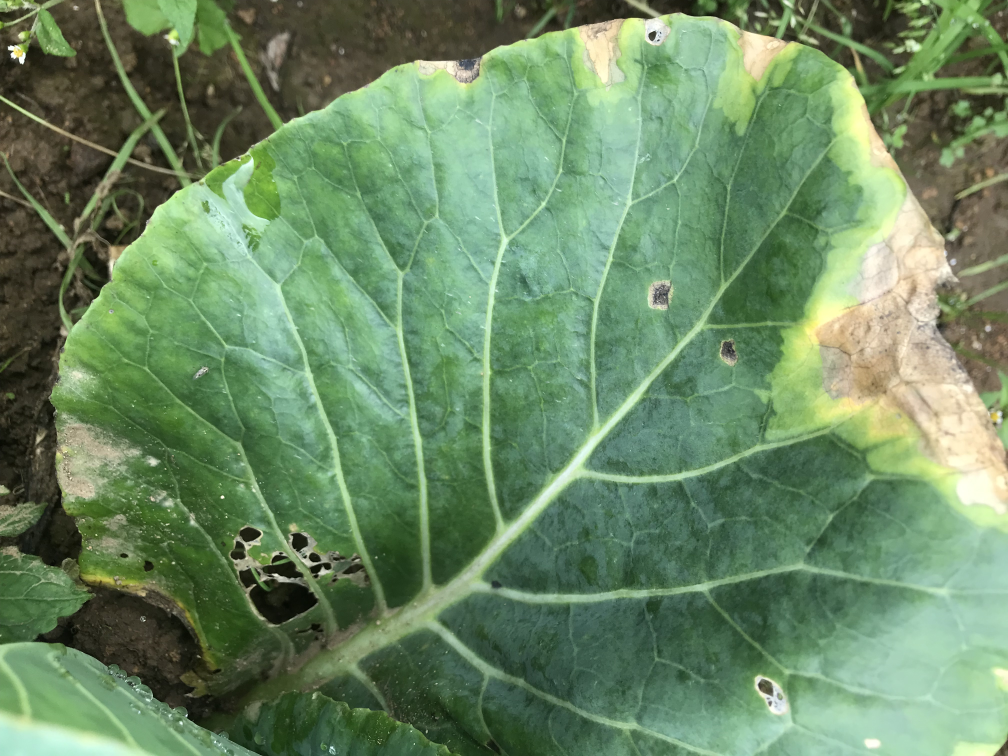
#> input picture data/original/has/IMG_3699.JPG, 4032 x 3024 px, found by its file name (shown at 1/4 size)
$ python normalizer.py
#> lines starting #> are read from the running program, lines starting #| are printed output that depends on the picture; after the words box and inside, x2 and y2 are one past the last pixel; in counts of white or black regions, pixels touching at a corner belong together
import pathlib
import tensorflow as tf
import cv2
import os
import numpy as np
from matplotlib import pyplot as plt
from skimage.filters import sobel
from skimage.color import label2rgb
from scipy import signal
from PIL import Image

#DATADIR = pathlib.Path("cabbage/data/dataset")
#LABELS = ["has", "none"]
#BATCH_SIZE = 32

img = cv2.imread('data/original/has/IMG_3699.jpg')
#> img is the input picture: shape (3024, 4032, 3); mean B, G, R 100.5, 137.5, 107.7
# img = cv2.imread("C:/Users/ACER/Downloads/sample.jpg")

#image_count = len(list(DATADIR.glob("/.jpg")))

#print(img)

dim = (500, 500)

# [13 lines left out: function noise_red, not called in this run]

def resizing(image_file):
    resized = cv2.resize(image_file, dim, interpolation=cv2.INTER_AREA)
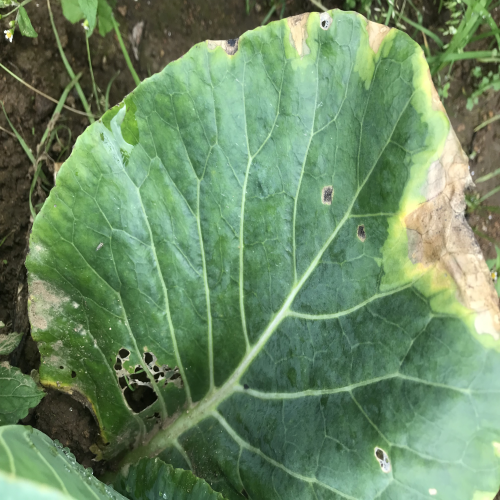
#> resized: shape (500, 500, 3); mean B, G, R 100.5, 137.5, 107.7
    #cv2.imshow("Resized image", resized)
    print("Resized Dimensions : ", resized.shape)
#| Resized Dimensions :  (500, 500, 3)

    # print(str(resized))
    #cv2.waitKey(0)
    #cv2.destroyAllWindows()

    print('resize done')

    return resized

# [17 lines of commented-out code are left out]

# [112 lines left out: functions graying, cluster, threshold, con_stretch, not called in this run]

def back_remove(image_file):

    # image_file = cv2.imread('data/original/has/IMG_3699.jpg')

    gray_img = cv2.cvtColor(image_file, cv2.COLOR_BGR2GRAY)
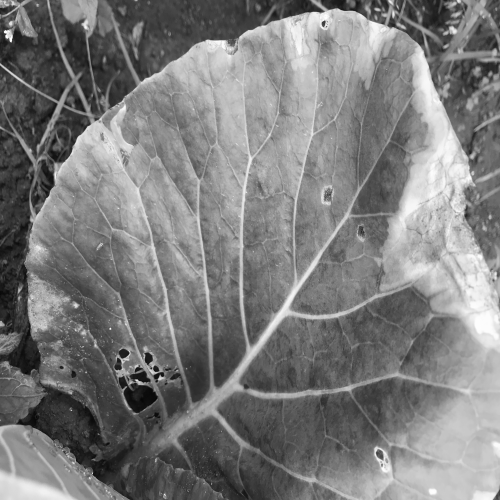
#> gray_img: shape (500, 500); min 6, max 254, mean 124.3

    _, thresh = cv2.threshold(gray_img, 127, 255, cv2.ADAPTIVE_THRESH_MEAN_C + cv2.THRESH_BINARY)
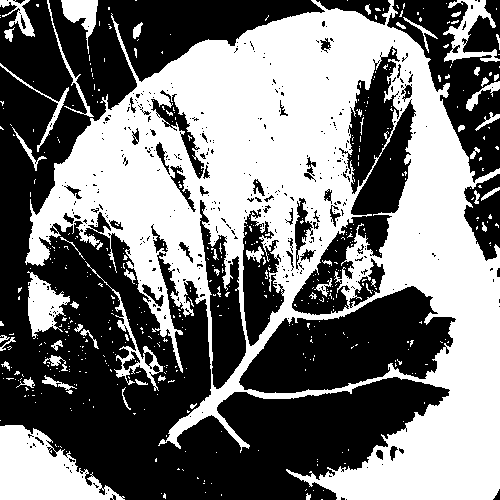
#> thresh: shape (500, 500); 46.7% white; 516 white regions (460 under 20 px)

    img_contours = cv2.findContours(thresh, cv2.RETR_TREE, cv2.CHAIN_APPROX_SIMPLE)[-2]
#> img_contours = 1117 contours, 1007 with area under 20; largest, box (x1, y1, x2, y2) and area: (25, 0, 500, 500) 137345, (238, 285, 457, 394) 14014, (291, 99, 417, 316) 7445, (0, 425, 125, 500) 5388, (199, 199, 247, 390) 4397

    img_contours = sorted(img_contours, key=cv2.contourArea)

    for i in img_contours:
        if cv2.contourArea(i) > 100:
            break
#> this loop made 1085 passes
#> i on passes 1 to 3: [[321, 499], [322, 499]], [[221, 494], [221, 495]], [[161, 493]]

    mask = np.zeros(image_file.shape[:2], np.uint8)

    cv2.drawContours(mask, [i],-1, 255, -1)
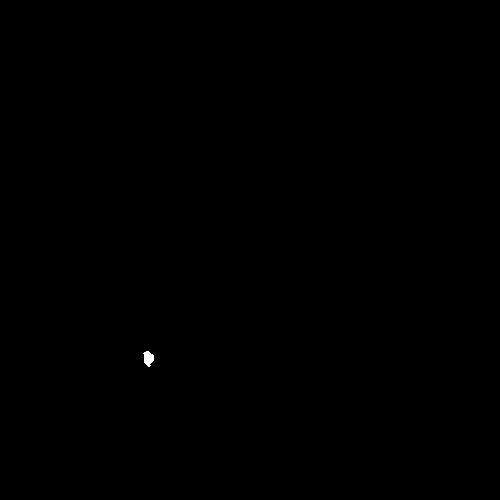
#> mask: shape (500, 500); 0.05% white; 1 white region, box (x1, y1, x2, y2) and area: (143, 351, 154, 367) 119

    new_img = cv2.bitwise_and(image_file, image_file, mask=mask)

    cv2.imshow("Original Image", image_file)

    cv2.imshow("Image with background removed", new_img)

    cv2.waitKey(0)

    return new_img


    # [30 lines of commented-out code are left out]
resized = resizing(img)
# [5 lines of commented-out code are left out]

removed = back_remove(resized)

$ run again, with testimage/2.png saved as data/original/has/IMG_3699.JPG
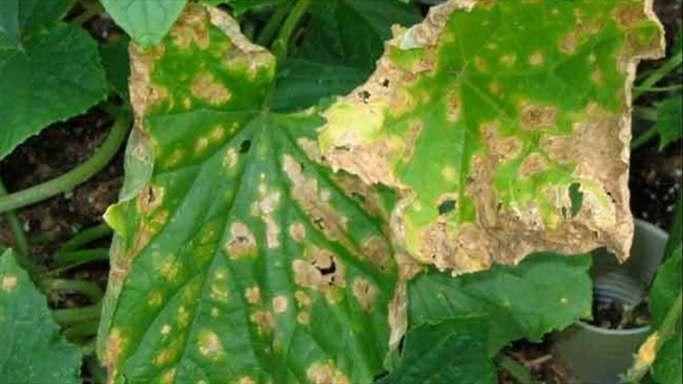
#> input picture testimage/2.png, 1366 x 768 px, found by its file name (shown at 1/2 size)
#> img is the input picture: shape (768, 1366, 3); mean B, G, R 51.2, 120.6, 89.9
#| Resized Dimensions :  (500, 500, 3)
#> in back_remove, `gray_img = cv2.cvtColor(image_file, cv2.COLOR_BGR2GRAY)`:
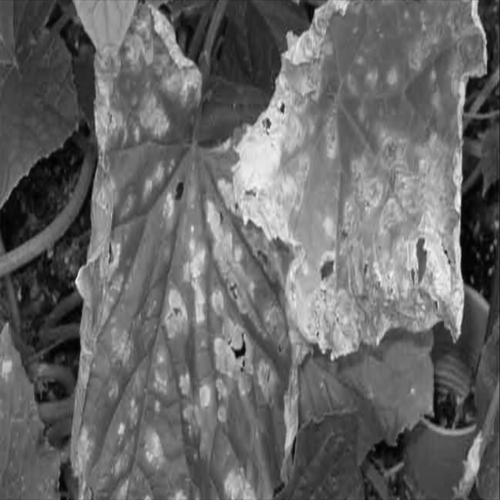
#> gray_img: shape (500, 500); min 1, max 246, mean 103.5
#> in back_remove, `_, thresh = cv2.threshold(gray_img, 127, 255, cv2.ADAPTIVE_THRESH_MEAN..`:
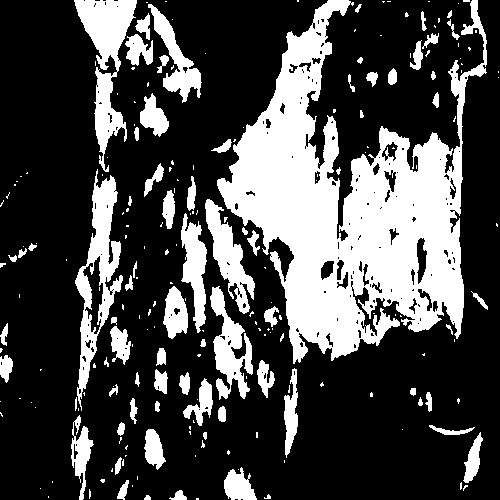
#> thresh: shape (500, 500); 28.3% white; 219 white regions (144 under 20 px)
#> img_contours = 392 contours, 295 with area under 20; largest, box (x1, y1, x2, y2) and area: (217, 0, 487, 364) 42863, (75, 169, 123, 411) 4442, (74, 0, 137, 172) 3776, (210, 286, 253, 400) 2028, (205, 199, 255, 314) 2016
#> the loop in back_remove, `for i in img_contours:` made 352 passes
#> i on passes 1 to 3: [[48, 496], [48, 497]], [[40, 488]], [[132, 485], [132, 486]]
#> mask: shape (500, 500); 0.05% white; 1 white region, box (x1, y1, x2, y2) and area: (117, 480, 129, 500) 125

$ run again, with data/original/has/IMG_3696.JPG copied over data/original/has/IMG_3699.JPG
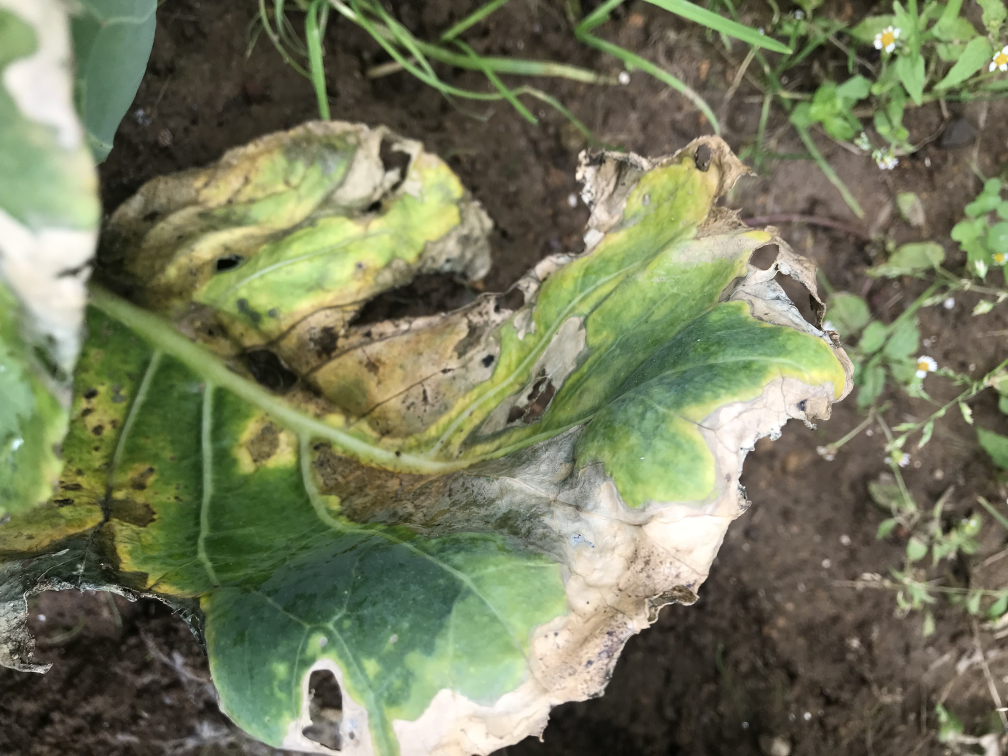
#> input picture data/original/has/IMG_3696.JPG, 4032 x 3024 px, found by its file name (shown at 1/4 size)
#> img is the input picture: shape (3024, 4032, 3); mean B, G, R 92.4, 121.4, 116.8
#| Resized Dimensions :  (500, 500, 3)
#> in back_remove, `gray_img = cv2.cvtColor(image_file, cv2.COLOR_BGR2GRAY)`:
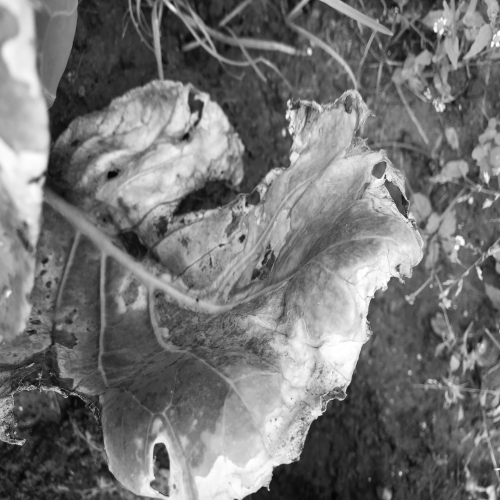
#> gray_img: shape (500, 500); min 3, max 255, mean 116.7
#> in back_remove, `_, thresh = cv2.threshold(gray_img, 127, 255, cv2.ADAPTIVE_THRESH_MEAN..`:
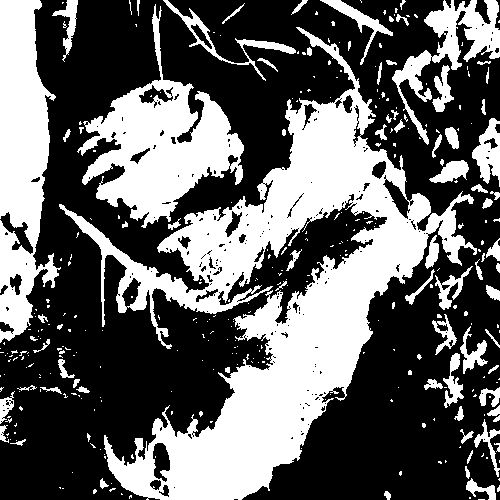
#> thresh: shape (500, 500); 38.9% white; 339 white regions (260 under 20 px)
#> img_contours = 619 contours, 515 with area under 20; largest, box (x1, y1, x2, y2) and area: (59, 27, 477, 500) 55120, (77, 4, 244, 228) 13682, (0, 0, 61, 343) 12504, (392, 0, 500, 145) 3642, (163, 0, 296, 81) 1034
#> the loop in back_remove, `for i in img_contours:` made 584 passes
#> i on passes 1 to 3: [[478, 499], [484, 499]], [[62, 488], [63, 488]], [[111, 483]]
#> mask: shape (500, 500); 0.05% white; 1 white region, box (x1, y1, x2, y2) and area: (177, 235, 192, 250) 125

$ run again, with data/original/has/IMG_3697.JPG copied over data/original/has/IMG_3699.JPG
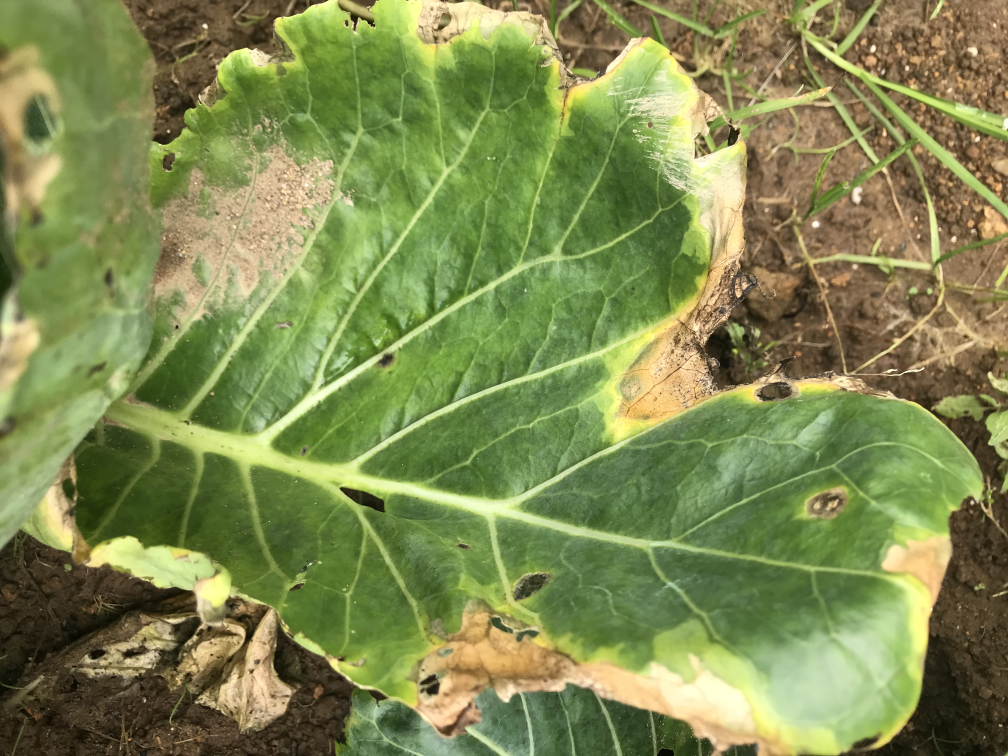
#> input picture data/original/has/IMG_3697.JPG, 4032 x 3024 px, found by its file name (shown at 1/4 size)
#> img is the input picture: shape (3024, 4032, 3); mean B, G, R 81.4, 137.8, 127.9
#| Resized Dimensions :  (500, 500, 3)
#> in back_remove, `gray_img = cv2.cvtColor(image_file, cv2.COLOR_BGR2GRAY)`:
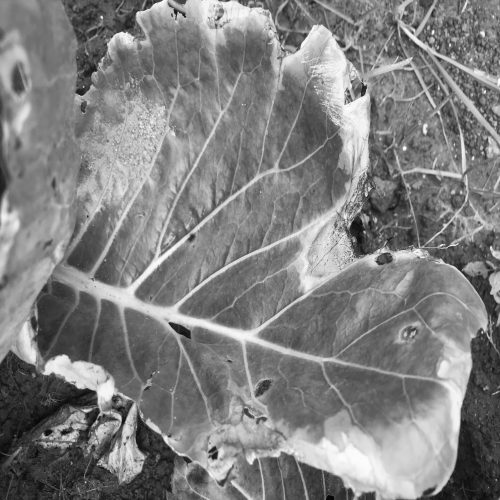
#> gray_img: shape (500, 500); min 7, max 255, mean 128.4
#> in back_remove, `_, thresh = cv2.threshold(gray_img, 127, 255, cv2.ADAPTIVE_THRESH_MEAN..`:
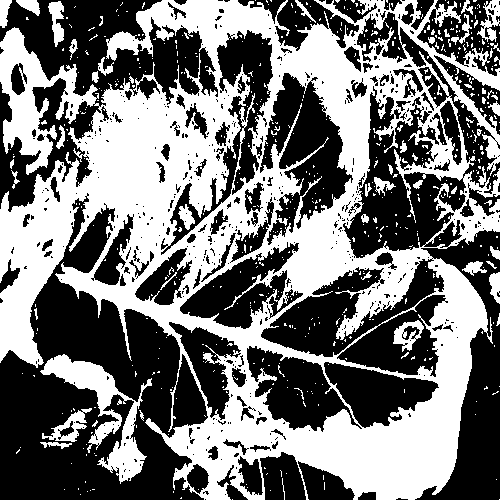
#> thresh: shape (500, 500); 46.4% white; 582 white regions (529 under 20 px)
#> img_contours = 1287 contours, 1130 with area under 20; largest, box (x1, y1, x2, y2) and area: (0, 0, 500, 500) 166675, (342, 85, 467, 259) 10540, (259, 72, 354, 246) 8049, (260, 258, 445, 358) 6984, (160, 29, 274, 256) 6378
#> the loop in back_remove, `for i in img_contours:` made 1229 passes
#> i on passes 1 to 3: [[499, 499]], [[232, 499]], [[80, 494]]
#> mask: shape (500, 500); 0.05% white; 1 white region, box (x1, y1, x2, y2) and area: (193, 158, 208, 178) 128
